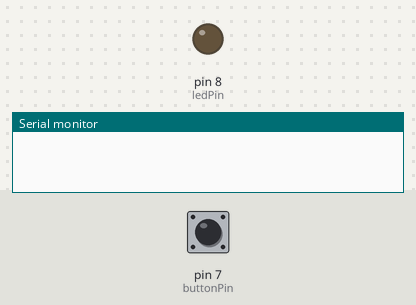
Recording of a sketch running on a simulated Arduino Uno, built with avr-gcc and run on an emulated ATmega328P. On the bench: output pins drawn as LEDs (lit = HIGH), the last lines printed to the serial monitor. The inputs (shaded band) are chosen by the test bench; at power-on: pin 7 (buttonPin) HIGH.

Above: at 1.2 s.
1.3 s: pin 7 (buttonPin) pulled LOW for 0.15 s
At 1.37 s:
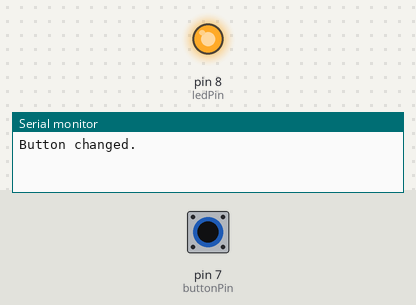
2.9 s: pin 7 (buttonPin) pulled LOW for 3.2 s
At 7.4 s:
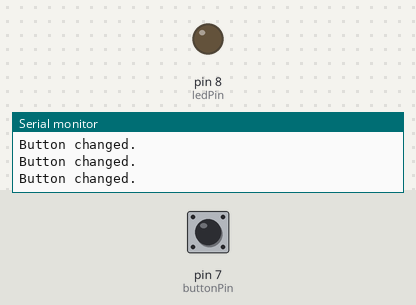
Timing chart, 0 to 8.9 s (numbered marks = the images above; inputs shaded):
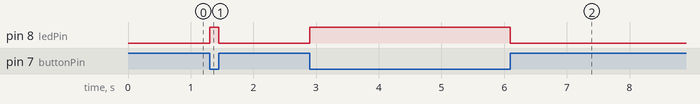

Measured:
- after the input at 1.3 s, pin 8 (ledPin): LOW → HIGH at once, → LOW 0.15 s later
- after the input at 2.9 s, pin 8 (ledPin): LOW → HIGH at once, → LOW 3.2 s later

The sketch:

Lab5b-Button.ino
```cpp
int buttonPin = 7;
int ledPin = 8;
int oldVal = 1;

void setup() {
  pinMode(buttonPin, INPUT);
  pinMode(ledPin, OUTPUT);
  Serial.begin(9600);
}

void loop() {
  int val;
  val = digitalRead(buttonPin);
  if (val != oldVal)
  {
    if (val == 0)
    {
      digitalWrite(ledPin, HIGH);
    }
    else
    {
      digitalWrite(ledPin, LOW);
    }

    Serial.println("Button changed.");
    oldVal = val;
  }
}
```
